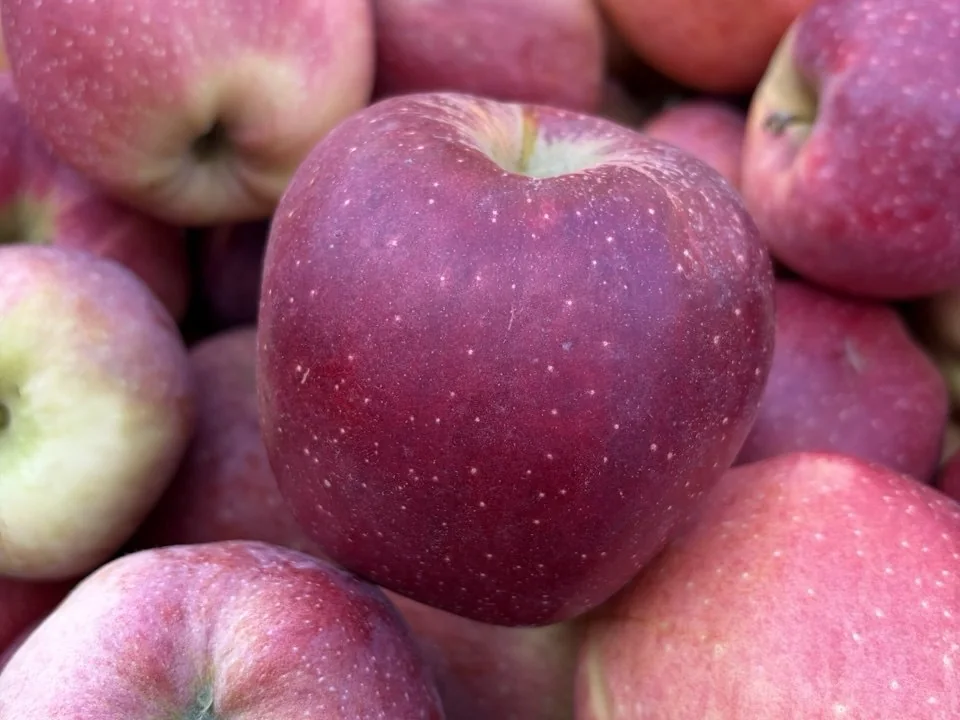
#> input picture photos/a10.webp, 960 x 720 px
$ python -i build.py   (imports and definitions only)
#> lines starting #> are read from the running program, lines starting #| are printed output that depends on the picture
#!/usr/bin/env python3
"""Сборка сайта: проверка данных -> dist/site (для публикации) и dist/single (один файл) -> zip."""
import json, os, re, shutil, sys, hashlib, zipfile, datetime
sys.path.insert(0, os.path.dirname(os.path.abspath(__file__)))
from validate import validate, load_all, ROOT
import commons

LOADER = """let VARIETIES = [];
const DATA_FILES = ['data/apple.json', 'data/pear.json', 'data/ornamental.json', 'data/grape.json'];
async function loadVarieties(){
  try {
    const parts = await Promise.all(DATA_FILES.map(f => fetch(f, {cache:'no-cache'}).then(r => { if(!r.ok) throw new Error(f); return r.json(); })));
    VARIETIES = parts.flat();
    try { localStorage.setItem('sad-data', JSON.stringify(VARIETIES)); } catch(e) {}
  } catch(err) {
    let saved = null;
    try { saved = JSON.parse(localStorage.getItem('sad-data') || 'null'); } catch(e) {}
    if(saved && saved.length) VARIETIES = saved; else throw err;
  }
}"""
START_LOADER = """loadVarieties().then(() => render()).catch(() => {
  document.getElementById('app').innerHTML = '<div class="view"><p class="empty">Не удалось загрузить данные. Проверьте интернет и откройте приложение снова.</p></div>';
});"""


def _b64(data, mime='image/webp'):
    import base64
    return 'data:' + mime + ';base64,' + base64.b64encode(data).decode()

def tiny_blur(path, soft=False):
    """Крошечная картинка (24 пикселя): растянутая на экран, она даёт мягкий размытый фон без тяжёлого фильтра.
    soft=True — для фото «целиком» (виноград, декоративные): узкое вертикальное фото иначе даёт на фоне полосы,
    поэтому его сильнее размываем и чуть приглушаем контраст."""
#> called with path = '../photos/a10.webp', soft = False
    from PIL import Image, ImageFilter, ImageEnhance
    import io
    im = Image.open(path).convert('RGB'); w = 24; h = max(1, round(im.size[1] * w / im.size[0]))
#> in tiny_blur, im is the input picture: PIL image 960x720 RGB; mean R, G, B 154.4, 90.3, 112.1
#> after `h = max(1, round(im.size[1] * w / im.size[0]))`: h = 18
    if soft:
        sw, sh = 72, max(1, round(im.size[1] * 72 / im.size[0]))
        small = im.resize((sw, sh), Image.LANCZOS).filter(ImageFilter.GaussianBlur(14))
        small = ImageEnhance.Contrast(small).enhance(0.75)
        out = small.resize((w, h), Image.LANCZOS)
    else:
        out = im.resize((w, h), Image.LANCZOS)
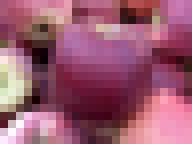
#> out: PIL image 24x18 RGB (shown 8 times larger); mean R, G, B 154.4, 90.3, 112
    buf = io.BytesIO(); out.save(buf, 'WEBP', quality=40, method=6)
    return _b64(buf.getvalue())

# [17 lines left out: functions shrink, fit_square, not called in this run]

FONT_URLS = {   # шрифт Manrope (лицензия SIL OFL 1.1): кладётся в сайт, чтобы работал без интернета
    'Manrope.ttf': 'https://github.com/google/fonts/raw/main/ofl/manrope/Manrope%5Bwght%5D.ttf',
    'OFL.txt': 'https://github.com/google/fonts/raw/main/ofl/manrope/OFL.txt',
}

# [154 lines left out: functions add_fonts, add_thumbs, add_blur, main, not called in this run]

# [2 lines not run here, left out]

>>> result = tiny_blur('../photos/a10.webp')

$ run again, on photos/a65.webp
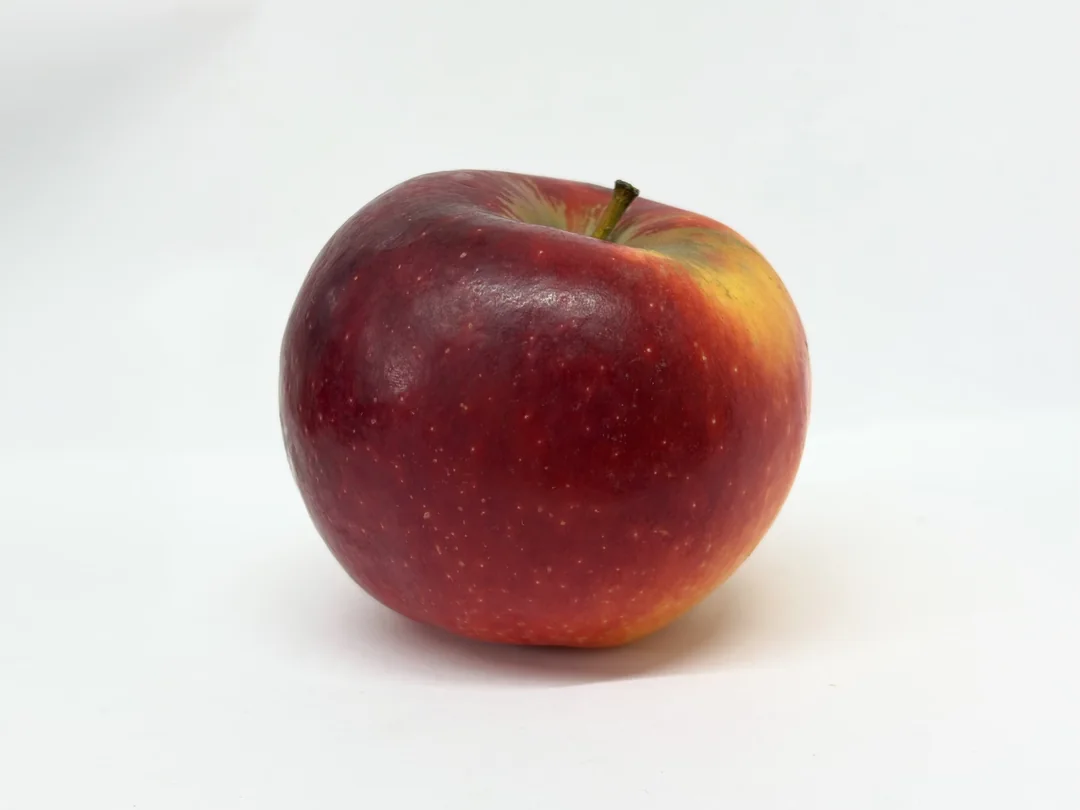
#> input picture photos/a65.webp, 1080 x 810 px
#> in tiny_blur, im is the input picture: PIL image 1080x810 RGB; mean R, G, B 209, 194.4, 192
#> in tiny_blur, `out = im.resize((w, h), Image.LANCZOS)`:
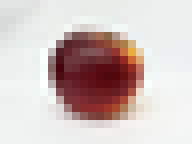
#> out: PIL image 24x18 RGB (shown 8 times larger); mean R, G, B 209, 194.3, 192

$ run again, on photos/a85.webp
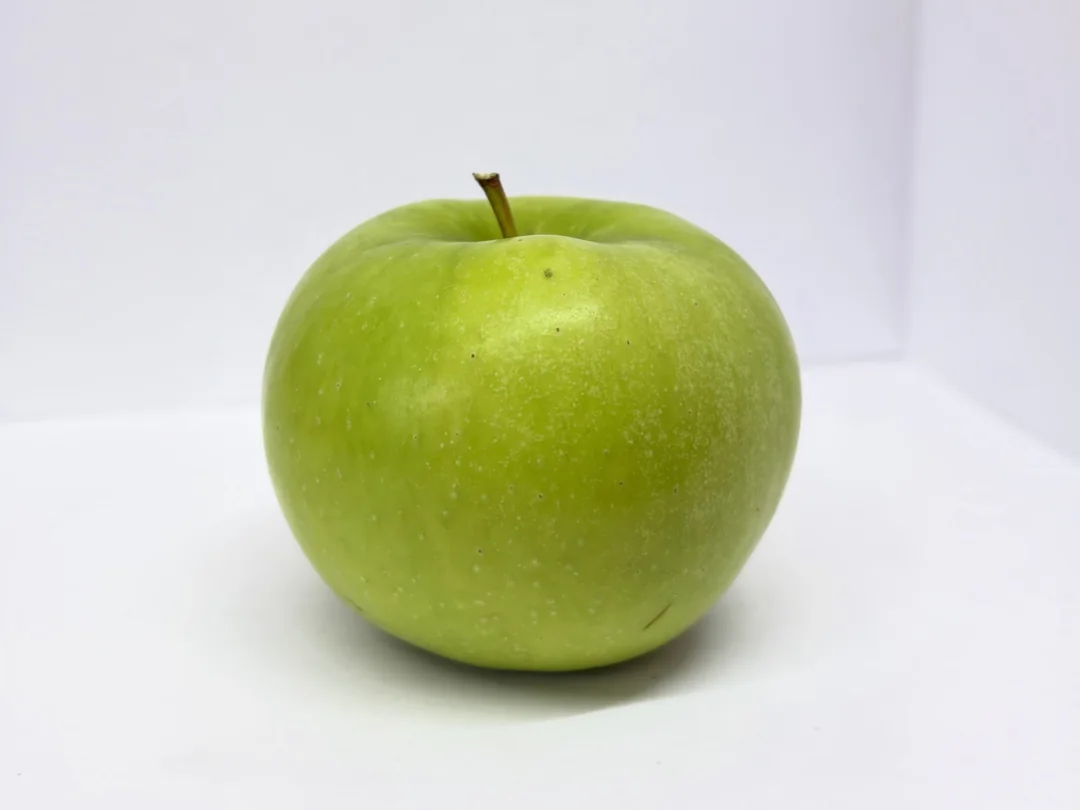
#> input picture photos/a85.webp, 1080 x 810 px
#> in tiny_blur, im is the input picture: PIL image 1080x810 RGB; mean R, G, B 206, 209.2, 186.7
#> in tiny_blur, `out = im.resize((w, h), Image.LANCZOS)`:
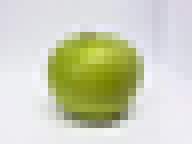
#> out: PIL image 24x18 RGB (shown 8 times larger); mean R, G, B 206, 209.2, 186.7

$ run again, on photos/a9.webp
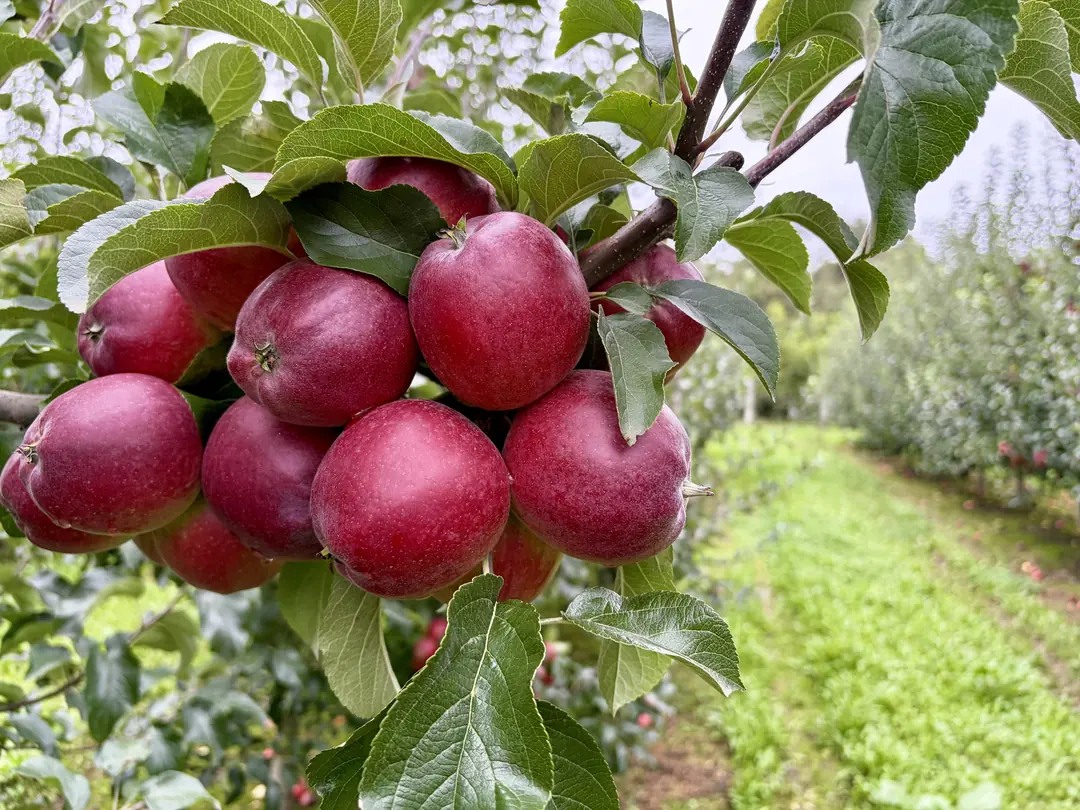
#> input picture photos/a9.webp, 1080 x 810 px
#> in tiny_blur, im is the input picture: PIL image 1080x810 RGB; mean R, G, B 140.8, 130.1, 97.2
#> in tiny_blur, `out = im.resize((w, h), Image.LANCZOS)`:
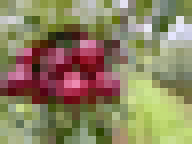
#> out: PIL image 24x18 RGB (shown 8 times larger); mean R, G, B 140.8, 130.1, 97.2
